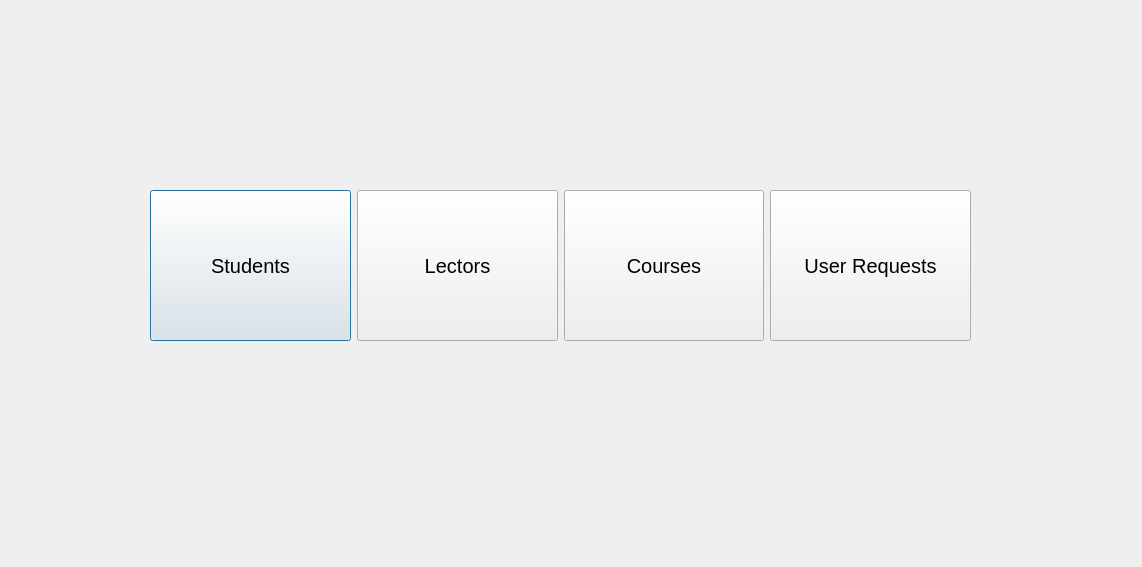
<?xml version="1.0" encoding="UTF-8"?>
<ui version="4.0">
 <class>WelcomeDialog</class>
 <widget class="QDialog" name="WelcomeDialog">
  <property name="geometry">
   <rect>
    <x>0</x>
    <y>0</y>
    <width>1142</width>
    <height>567</height>
   </rect>
  </property>
  <property name="windowTitle">
   <string>Dialog</string>
  </property>
  <widget class="QWidget" name="layoutWidget">
   <property name="geometry">
    <rect>
     <x>150</x>
     <y>190</y>
     <width>821</width>
     <height>151</height>
    </rect>
   </property>
   <layout class="QHBoxLayout" name="horizontalLayout">
    <item>
     <widget class="QPushButton" name="StudentsButton">
      <property name="sizePolicy">
       <sizepolicy hsizetype="Minimum" vsizetype="Expanding">
        <horstretch>0</horstretch>
        <verstretch>60</verstretch>
       </sizepolicy>
      </property>
      <property name="font">
       <font>
        <pointsize>15</pointsize>
       </font>
      </property>
      <property name="text">
       <string>Students</string>
      </property>
     </widget>
    </item>
    <item>
     <widget class="QPushButton" name="LectorsButton">
      <property name="sizePolicy">
       <sizepolicy hsizetype="Minimum" vsizetype="MinimumExpanding">
        <horstretch>0</horstretch>
        <verstretch>60</verstretch>
       </sizepolicy>
      </property>
      <property name="font">
       <font>
        <pointsize>15</pointsize>
       </font>
      </property>
      <property name="text">
       <string>Lectors</string>
      </property>
     </widget>
    </item>
    <item>
     <widget class="QPushButton" name="CoursesButton">
      <property name="sizePolicy">
       <sizepolicy hsizetype="Minimum" vsizetype="MinimumExpanding">
        <horstretch>0</horstretch>
        <verstretch>0</verstretch>
       </sizepolicy>
      </property>
      <property name="font">
       <font>
        <pointsize>15</pointsize>
       </font>
      </property>
      <property name="text">
       <string>Courses</string>
      </property>
     </widget>
    </item>
    <item>
     <widget class="QPushButton" name="UserRequestsButton">
      <property name="sizePolicy">
       <sizepolicy hsizetype="Minimum" vsizetype="MinimumExpanding">
        <horstretch>0</horstretch>
        <verstretch>0</verstretch>
       </sizepolicy>
      </property>
      <property name="font">
       <font>
        <pointsize>15</pointsize>
       </font>
      </property>
      <property name="text">
       <string>User Requests</string>
      </property>
     </widget>
    </item>
   </layout>
  </widget>
  <widget class="QLabel" name="Logo">
   <property name="geometry">
    <rect>
     <x>280</x>
     <y>40</y>
     <width>571</width>
     <height>91</height>
    </rect>
   </property>
   <property name="text">
    <string/>
   </property>
  </widget>
 </widget>
 <resources/>
 <connections/>
</ui>
